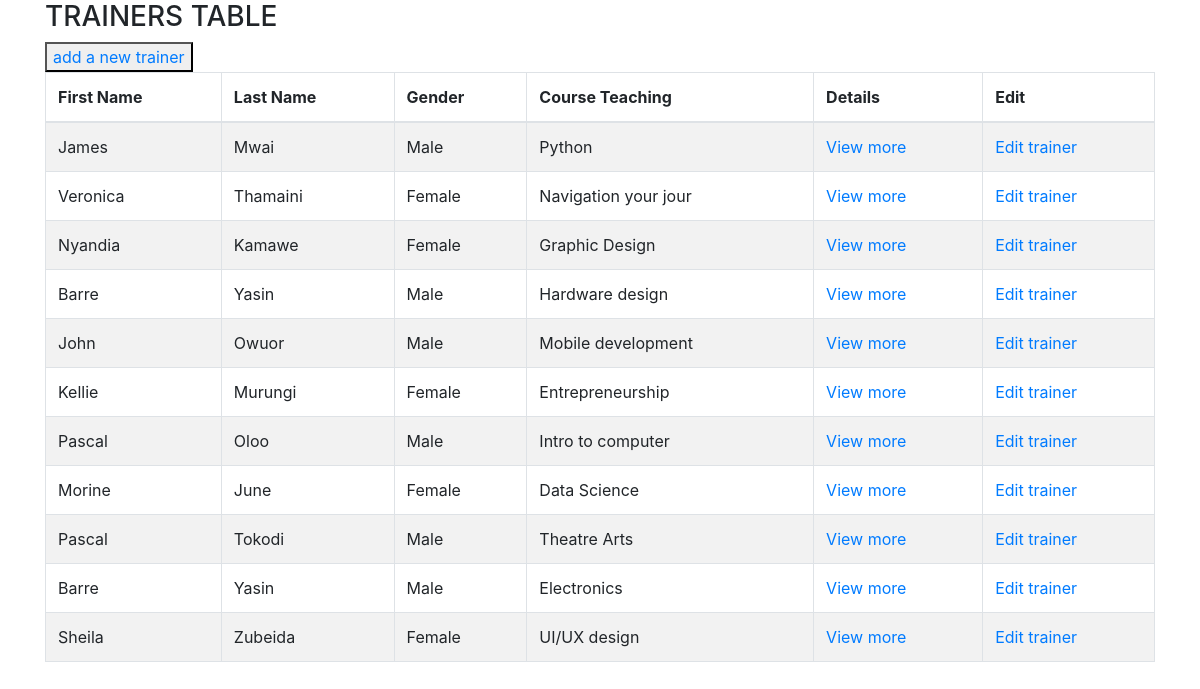
Page /trainer/list/ on the committed database.
### trainer/models.py (models this page shows, shortened)
class Trainer(models.Model):
  first_name = models.CharField(max_length = 50)
  last_name = models.CharField(max_length = 50)
  date_joined = models.DateField()
  gender = models.CharField(max_length = 20)
  trainer_number = models.CharField(max_length = 20)
  email = models.EmailField(max_length = 70)
  phone_number = models.CharField(max_length = 15)
  course_teaching = models.CharField(max_length = 20)

### trainer/views.py (the view)
# urls.py: path("list/", list_trainers, name = "list_trainers"),
def list_trainers(request):
		trainers = Trainer.objects.all()
		return render (request, "all_trainers.html", {"trainers":trainers})

### trainer/templates/all_trainers.html (shortened to what this page needs)
<!DOCTYPE html>
<html lang="en">
<head>
<link rel="stylesheet" href="https://maxcdn.bootstrapcdn.com/bootstrap/4.3.1/css/bootstrap.min.css">
</head>
<body>
	<div class="container">
		<table class="table table-striped table-bordered">
		<h3>TRAINERS TABLE</h3>
		<button><a href="/trainer/add">add a new trainer</a></button>
<thead>
	<tr>
		<th>First Name</th>
		<th>Last Name</th>
		<th>Gender</th>
		<th>Course Teaching</th>
		<th>Details</th>
		<th>Edit</th>
	</tr>
	</thead>
	<tbody>
	{% for trainer in trainers %}
	<tr>
		<td>{{ trainer.first_name }}</td>
		<td>{{ trainer.last_name }}</td>
		<td>{{ trainer.gender }}</td>
		<td>{{ trainer.course_teaching }}</td>
		<td><a href="/student/view/{{trainer.pk}}/">View more</a></td>
		<td><a href="/student/edit/{{trainer.pk}}/">Edit trainer</a></td>
	</tr>
		{% endfor %}
		</tbody>
</body>
</html>

### rows in the picture
Trainer: first_name "James", last_name "Mwai", gender "Male", course_teaching "Python"
Trainer: first_name "Veronica", last_name "Thamaini", gender "Female", course_teaching "Navigation your jour"
Trainer: first_name "Nyandia", last_name "Kamawe", gender "Female", course_teaching "Graphic Design"
Trainer: first_name "Barre", last_name "Yasin", gender "Male", course_teaching "Hardware design"
Trainer: first_name "John", last_name "Owuor", gender "Male", course_teaching "Mobile development"
Trainer: first_name "Kellie", last_name "Murungi", gender "Female", course_teaching "Entrepreneurship"
Trainer: first_name "Pascal", last_name "Oloo", gender "Male", course_teaching "Intro to computer"
Trainer: first_name "Morine", last_name "June", gender "Female", course_teaching "Data Science"
Trainer: first_name "Pascal", last_name "Tokodi", gender "Male", course_teaching "Theatre Arts"
Trainer: first_name "Barre", last_name "Yasin", gender "Male", course_teaching "Electronics"
Trainer: first_name "Sheila", last_name "Zubeida", gender "Female", course_teaching "UI/UX design"
